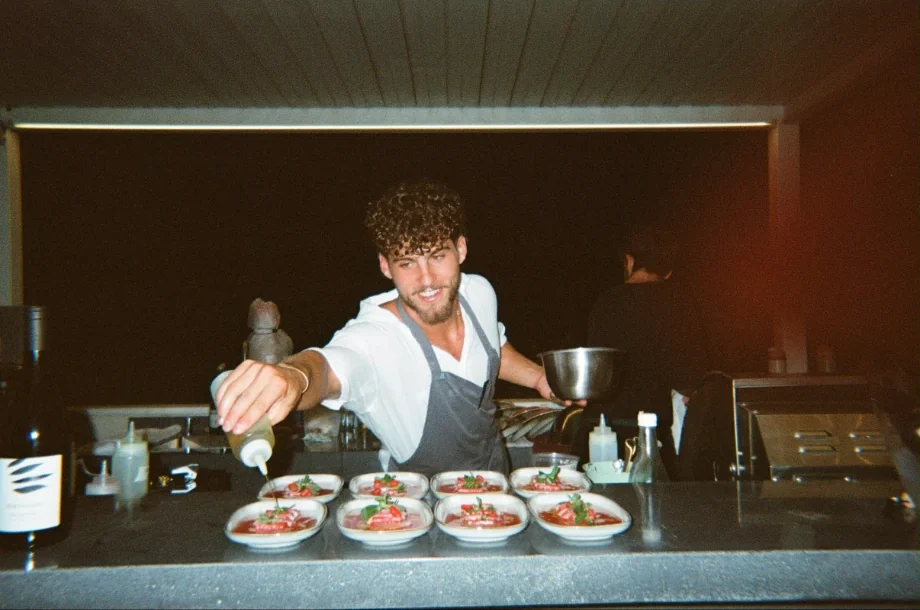
#> input picture bar-lifschitz/images/bar-film.webp, 920 x 610 px
$ python dehaze.py ../../../../bar-lifschitz/images/bar-film.webp ../../../../bar-lifschitz/images/burrata-pour.webp
#> lines starting #> are read from the running program, lines starting #| are printed output that depends on the picture
import cv2, numpy as np, sys
src, out = sys.argv[1], sys.argv[2]
I = cv2.imread(src).astype(np.float32)/255
H, W = I.shape[:2]
#> H = 610; W = 920
# haze colour: bright, low-saturation pixels in the top band
top = I[:int(H*.06)].reshape(-1,3)
A = np.percentile(top, 90, axis=0)
#> A = [0.196, 0.267, 0.282]
y = np.linspace(0,1,H)[:,None]
#> y = 610 values from 0 to 1
# haze is strongest at the horizon and fades to none by ~62% of the height (the net houses and the road stay as shot)
m = np.clip((0.62 - y)/0.62, 0, 1)**0.8
t = 1 - 0.42*m          # transmission: 0.5 at the top edge, 1 from 62% down
#> t = 610 values from 0.58 to 1
J = (I - A)/t[...,None] + A
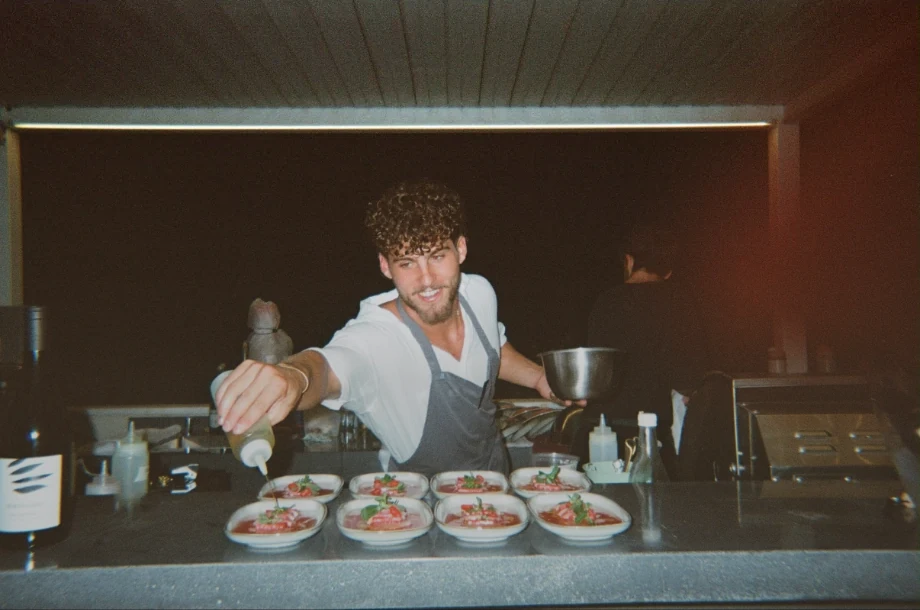
#> J: shape (610, 920, 3) float64; mean B, G, R 0.211, 0.265, 0.317; drawn with min black and max white
J = np.clip(J, 0, 1)
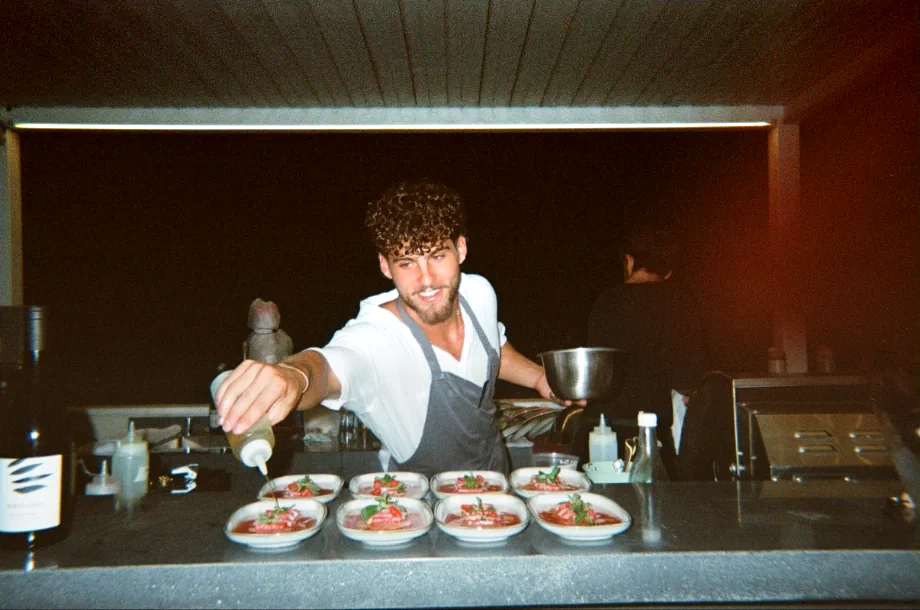
#> J: shape (610, 920, 3) float64; mean B, G, R 0.214, 0.264, 0.316
# local contrast on lightness, weighted by the same mask
lab = cv2.cvtColor((J*255).astype(np.uint8), cv2.COLOR_BGR2LAB)
#> lab: shape (610, 920, 3); mean of channels 0, 1, 2 72.5, 132.9, 137.8
L = lab[...,0]
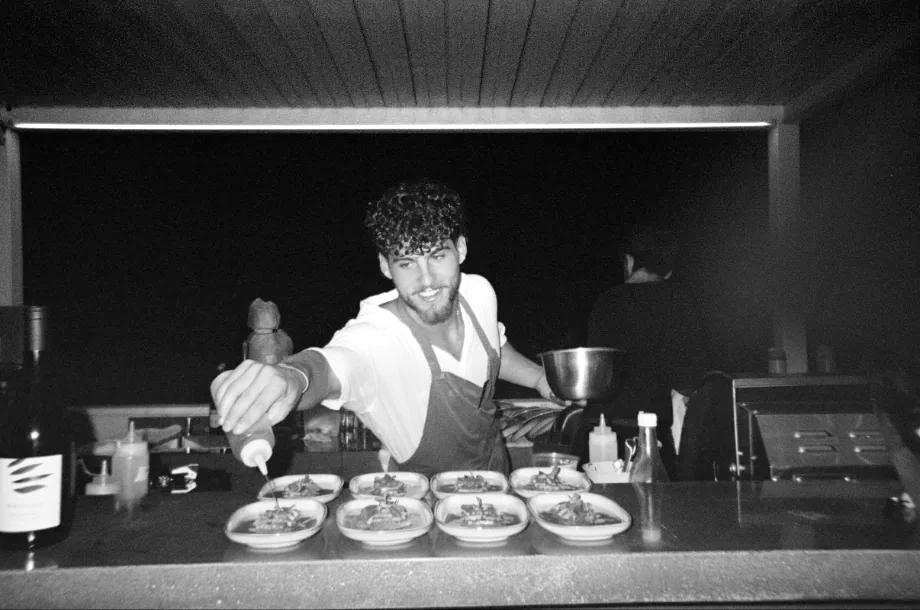
#> L: shape (610, 920); min 2, max 255, mean 72.5
Lc = cv2.createCLAHE(clipLimit=1.6, tileGridSize=(8,8)).apply(L)
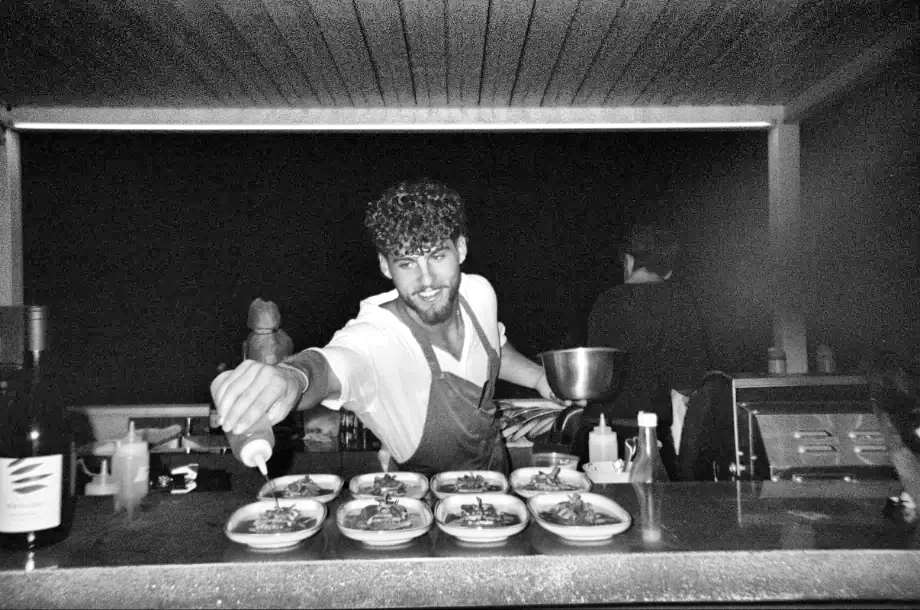
#> Lc: shape (610, 920); min 1, max 255, mean 82.8
w = (0.25 + 0.6*m)                       # a light touch everywhere, more in the distance
lab[...,0] = np.clip(L*(1-w[:, :1].squeeze()[:,None]) + Lc*w[:, :1].squeeze()[:,None], 0, 255).astype(np.uint8)
#> lab: shape (610, 920, 3); mean of channels 0, 1, 2 78.1, 132.9, 137.8
J = cv2.cvtColor(lab, cv2.COLOR_LAB2BGR).astype(np.float32)/255
#> J: shape (610, 920, 3) float32; mean of channels 0, 1, 2 0.236, 0.284, 0.335
# gentle unsharp mask
b = cv2.GaussianBlur(J, (0,0), 1.4)
#> b: shape (610, 920, 3) float32; mean of channels 0, 1, 2 0.236, 0.284, 0.335
J = np.clip(J + 0.45*(J-b), 0, 1)
#> J: shape (610, 920, 3) float32; mean of channels 0, 1, 2 0.236, 0.283, 0.335
cv2.imwrite(out, (J*255).round().astype(np.uint8), [cv2.IMWRITE_JPEG_QUALITY, 92])
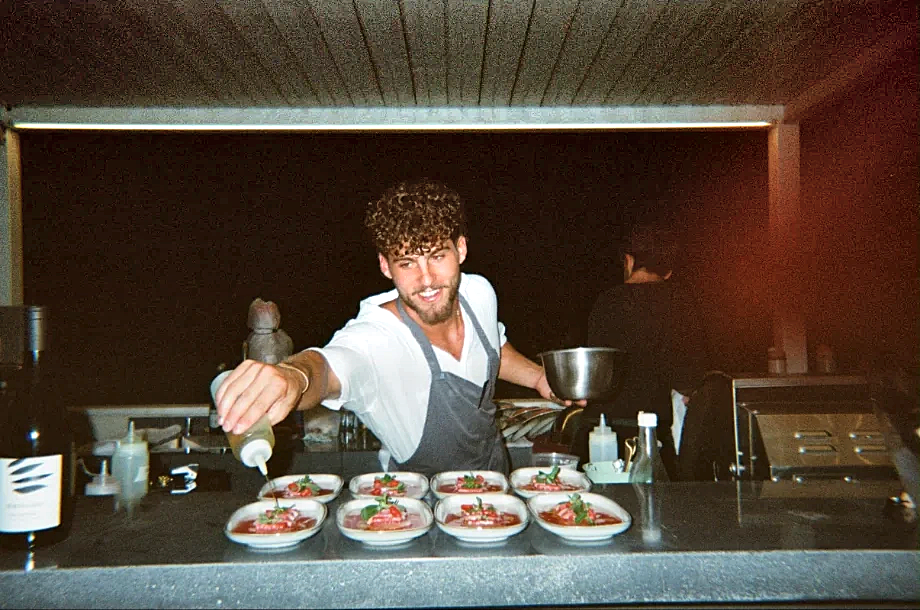
#> saved as burrata-pour.webp: shape (610, 920, 3); mean B, G, R 60.3, 72.3, 85.4

$ run again, on bar-lifschitz/images/burrata.jpg
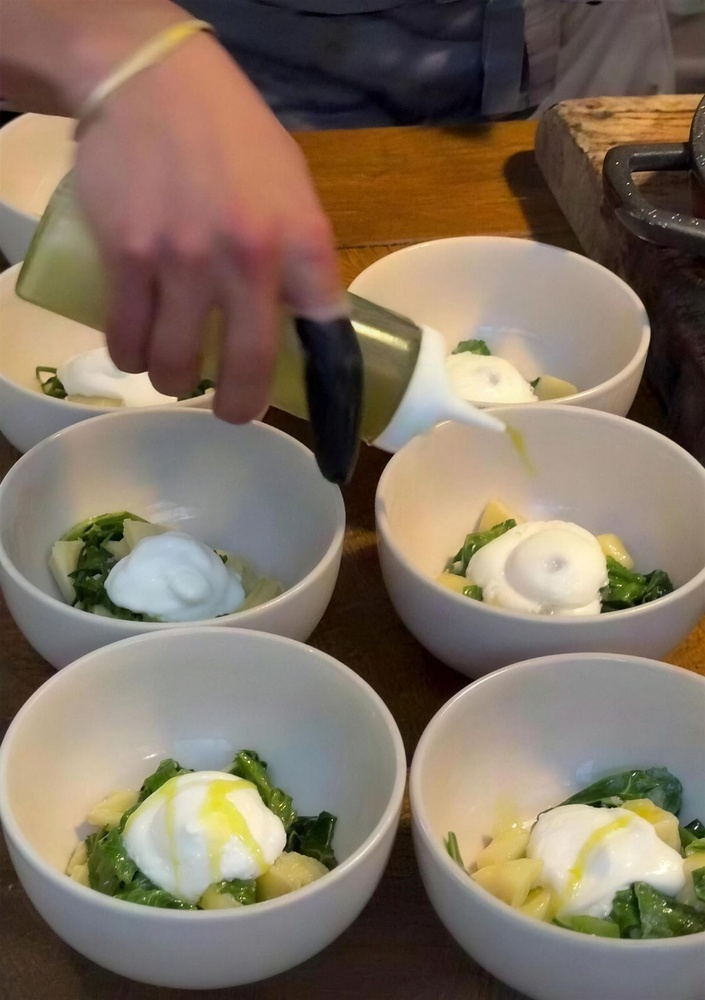
#> input picture bar-lifschitz/images/burrata.jpg, 705 x 1000 px, shrunk from 1200 x 1701 before the run
#> A = [0.376, 0.471, 0.663]
#> `Lc = cv2.createCLAHE(clipLimit=1.6, tileGridSize=(8,8)).apply(L)`:
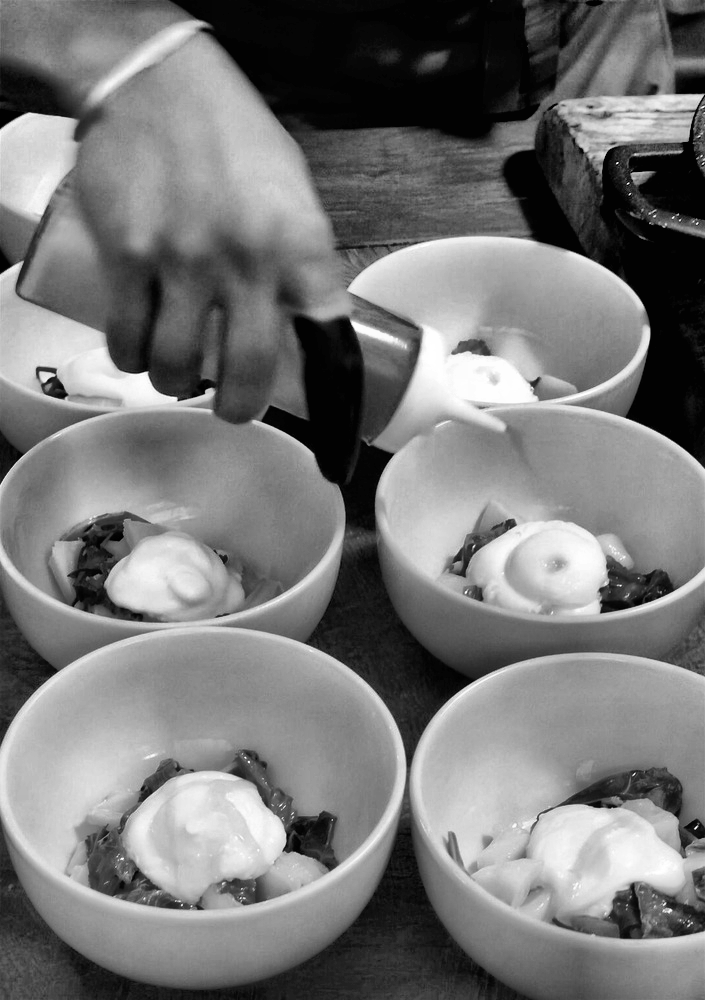
#> Lc: shape (1000, 705); min 0, max 255, mean 120.1
#> b: shape (1000, 705, 3) float32; mean of channels 0, 1, 2 0.382, 0.44, 0.488
#> `cv2.imwrite(out, (J*255).round().astype(np.uint8), [cv2.IMWRITE_JPEG_Q..`:
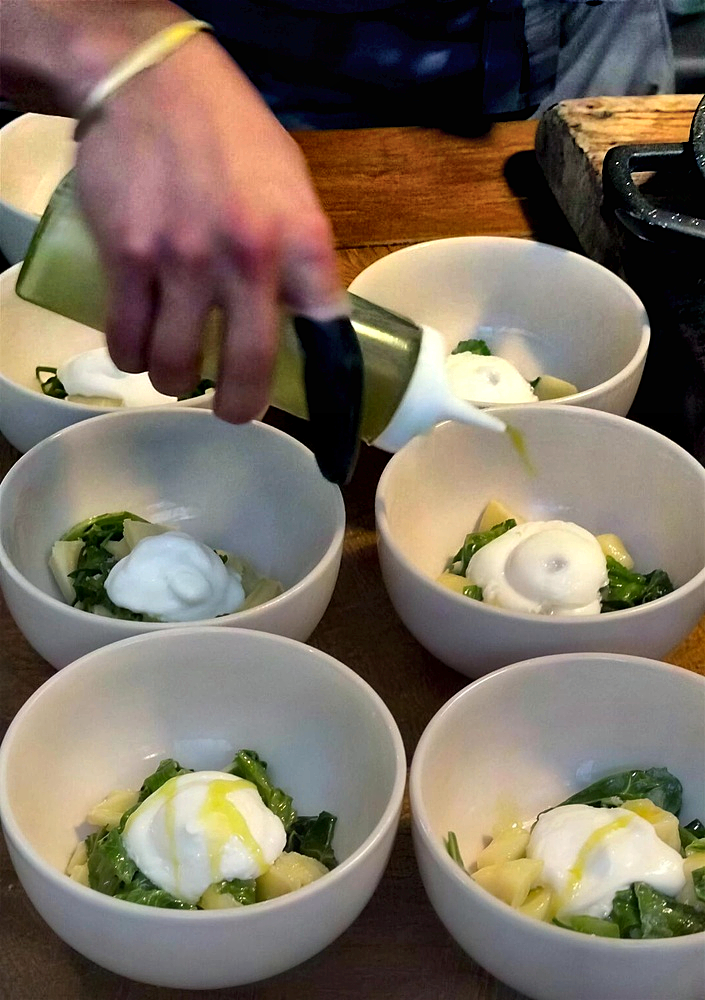
#> saved as burrata.jpg: shape (1000, 705, 3); mean B, G, R 97.5, 112.2, 124.3

$ run again, on bar-lifschitz/images/crudo-line-600.jpg
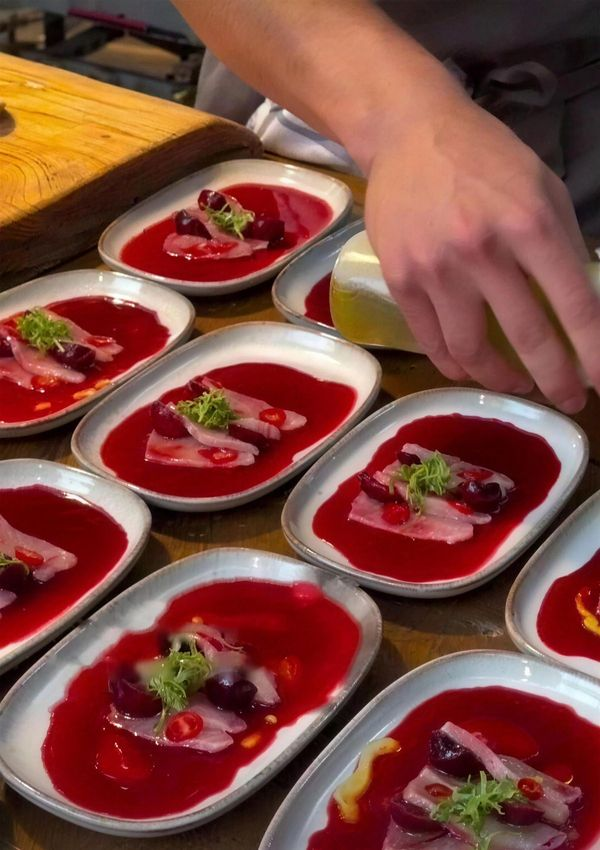
#> input picture bar-lifschitz/images/crudo-line-600.jpg, 600 x 850 px
#> A = [0.353, 0.475, 0.729]
#> `Lc = cv2.createCLAHE(clipLimit=1.6, tileGridSize=(8,8)).apply(L)`:
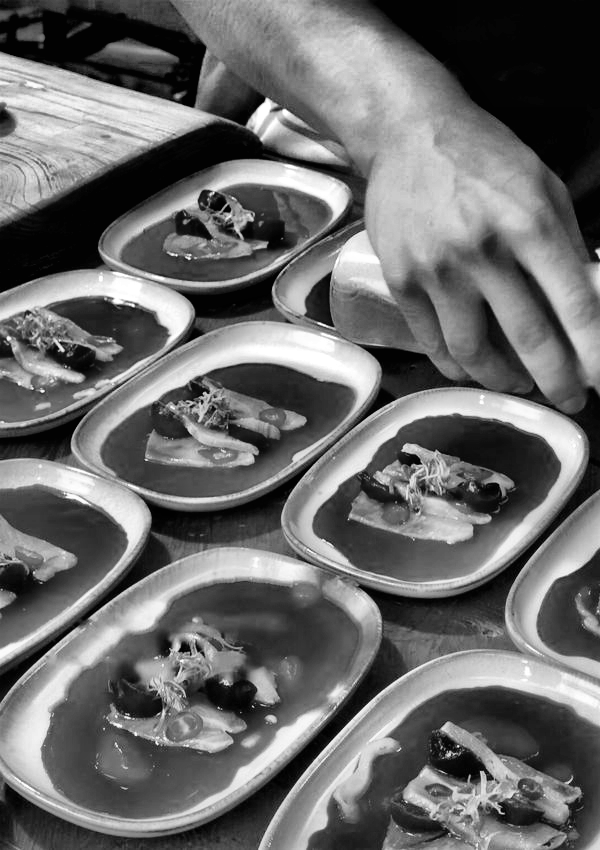
#> Lc: shape (850, 600); min 0, max 255, mean 106.7
#> b: shape (850, 600, 3) float32; mean of channels 0, 1, 2 0.257, 0.297, 0.491
#> `cv2.imwrite(out, (J*255).round().astype(np.uint8), [cv2.IMWRITE_JPEG_Q..`:
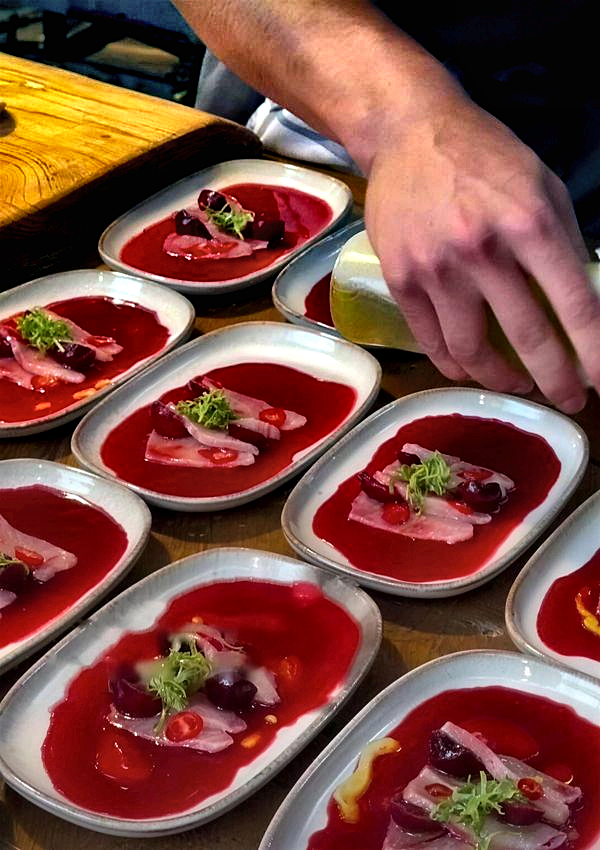
#> saved as crudo-line-600.jpg: shape (850, 600, 3); mean B, G, R 65.8, 75.8, 125.3

$ run again, on bar-lifschitz/images/glasses-600.jpg
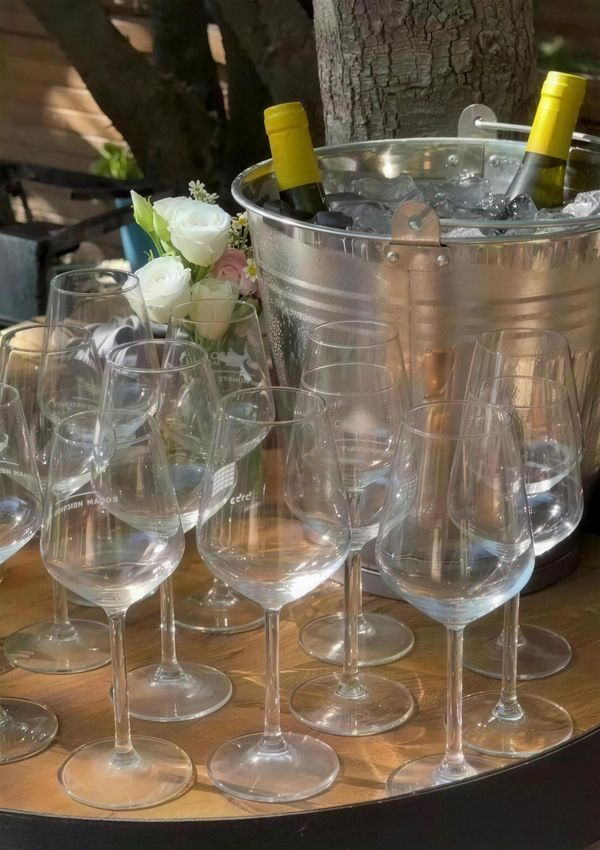
#> input picture bar-lifschitz/images/glasses-600.jpg, 600 x 850 px
#> A = [0.271, 0.325, 0.357]
#> `Lc = cv2.createCLAHE(clipLimit=1.6, tileGridSize=(8,8)).apply(L)`:
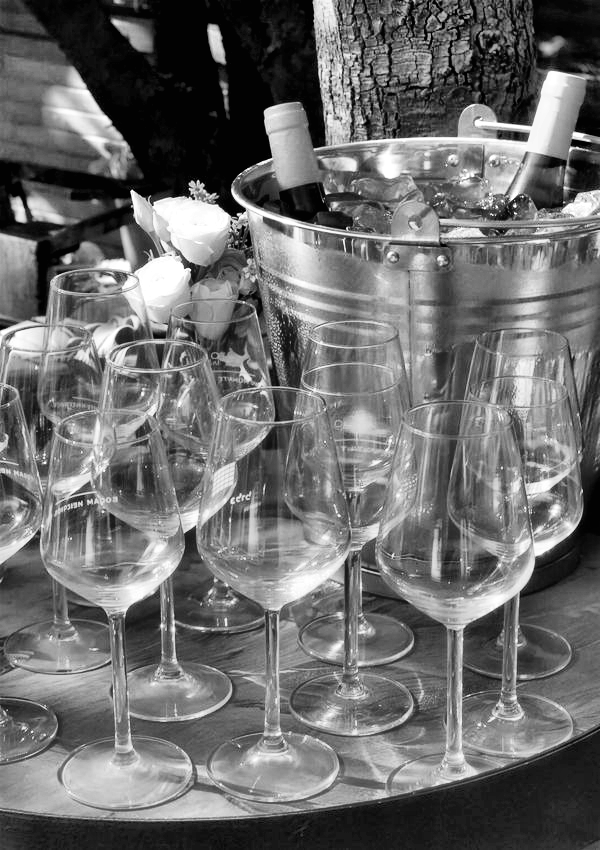
#> Lc: shape (850, 600); min 1, max 255, mean 108.6
#> b: shape (850, 600, 3) float32; mean of channels 0, 1, 2 0.32, 0.391, 0.443
#> `cv2.imwrite(out, (J*255).round().astype(np.uint8), [cv2.IMWRITE_JPEG_Q..`:
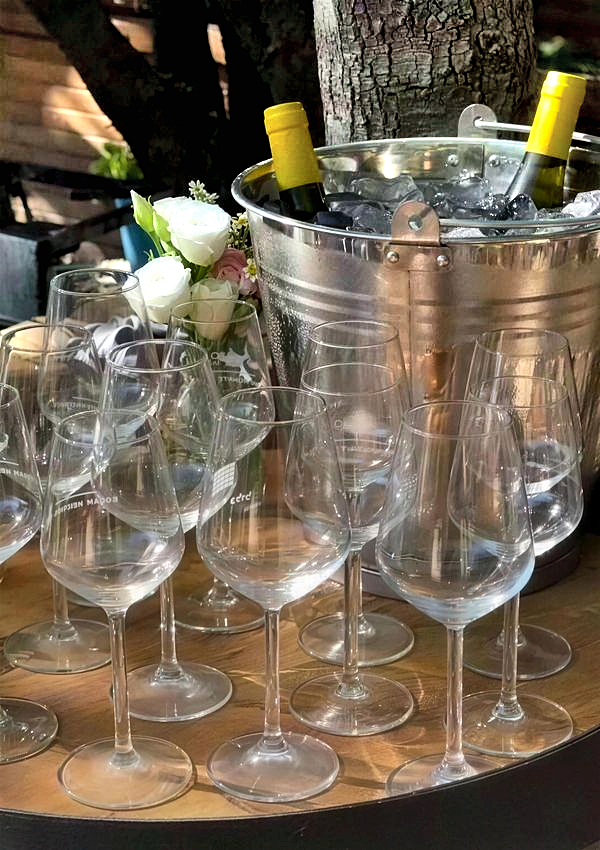
#> saved as glasses-600.jpg: shape (850, 600, 3); mean B, G, R 81.6, 99.7, 112.9
